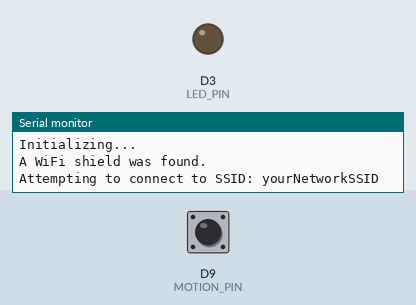
Simulated run of this sketch. Board: Arduino MKR. Parts: output pins drawn as LEDs (lit = HIGH), the last lines printed to the serial monitor. Inputs (shaded band) come from the test bench; at power-on: D9 (MOTION_PIN) HIGH. WiFi joins after 1.5 s; servers stay silent unless stated; web services answer with replies made up by the test bench.

Above: at 0.1 s.
At 11.6 s:
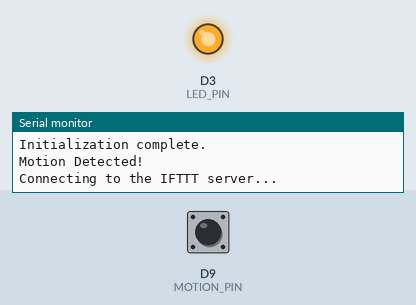
Timing chart, 0 to 13.1 s (numbered marks = the images above):
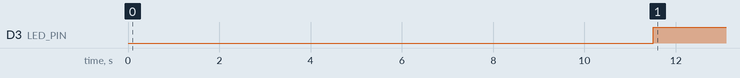

Measured:
- by itself, D3 (LED_PIN): LOW → HIGH at 11.5 s

The sketch:

Snapino_IFTTT.ino
```cpp
// (licence header left out)
/*
  Snapino IFTTT
  Daniel Porrey
  https://www.hackster.io/snapcircuits
*/
#include <SPI.h>
#include <WiFi101.h>

// *** Your network SSID (name)
// ***
char ssid[] = "yourNetworkSSID";

// ***
// *** Your network password (for WPA)
// ***
char pass[] = "yourNetworkPassword";

// ***
// *** IFTTT Web Service Details
// ***
String _iftttServer = "maker.ifttt.com";
String _iftttKey = "yourIFTTTKey";
String _motionEventName = "motion";
String _noMotionEventName = "nomotion";

// ***
// *** Initialize the Ethernet client library
// *** with the IP address and port of the server
// *** that you want to connect to (port 443 is
// *** default for HTTPS).
// ***
WiFiSSLClient client;

// ***
// *** The pin on which the LED is connected.
// ***
#define LED_PIN 3

// ***
// *** The pin on which the LED is connected.
// ***
#define MOTION_PIN 9

// ***
// *** The last state of the motion detector pin.
// ***
int _previousValue = LOW;

// ***
// *** Controls the minimum amount of time the between motion events.
// ***
uint16_t _minimumTimeInSeconds = 30;
uint32_t _lastEventTime = 0;

void setup()
{
  // ***
  // *** Initialize serial and wait for port to open.
  // ***
  Serial.begin(9600);
  Serial.println(F("Initializing..."));

  // ***
  // *** Start with the LED at the minimum value.
  // ***
  pinMode(LED_PIN, OUTPUT);

  // ***
  // *** Initialize the pin the whistle chip
  // *** is conecte dot and set the mode to
  // *** input with a pullup resistor.
  // ***
  pinMode(MOTION_PIN, INPUT);

  // ***
  // *** This call ensures we have a WiFi shield connected. If
  // *** not the call to IFTTT will not be made but the motion
  // *** sensor will still trigger the LED.
  // ***
  checkForWiFi();

  // ***
  // *** Connect to the WiFi network.
  // ***
  connectWiFi();

  // ***
  // *** Report the end ofinitialization
  // *** to the serial port monitor.
  // ***
  Serial.println(F("Initialization complete."));
}

void loop()
{
  // ***
  // *** Check the WiFi connection.
  // ***
  checkWiFiConnection();

  // ***
  // *** Check for incoming data.
  // ***
  displayHttpsResponse();

  // ***
  // *** Check for motion changes.
  // ***
  checkMotion();

  // ***
  // *** Short delay.
  // ***
  delay(250);
}

void checkMotion()
{
  // ***
  // *** Check if enough time has elapsed to allow another
  // *** event to be triggered.
  // ***
  uint32_t elapsedTime = (millis() - _lastEventTime);

  if (_lastEventTime == 0 || elapsedTime > (1000 * _minimumTimeInSeconds))
  {
    // ***
    // *** Read the motion pin.
    // ***
    int value = digitalRead(MOTION_PIN);

    // ***
    // *** Check it against the previous value to see if
    // *** it changed.
    // ***
    if (_previousValue != value)
    {
      if (value == LOW)
      {
        // ***
        // ***
        // ***
        Serial.println("NO Motion Detected.");
        digitalWrite(LED_PIN, LOW);
        iftttTriggerEvent(_iftttServer, _iftttKey, _noMotionEventName);
      }
      else
      {
        // ***
        // ***
        // ***
        Serial.println("Motion Detected!");
        digitalWrite(LED_PIN, HIGH);
        iftttTriggerEvent(_iftttServer, _iftttKey, _motionEventName);
      }

      // ***
      // *** Record the time of the last event.
      // ***
      _lastEventTime = millis();

      // ***
      // ***
      // ***
      _previousValue = value;
    }
  }
}

void checkForWiFi()
{
  // ***
  // *** Check for the presence of the shield.
  // ***
  if (WiFi.status() == WL_NO_SHIELD)
  {
    Serial.println(F("A WiFi shield not present."));
  }
  else
  {
    Serial.println(F("A WiFi shield was found."));
  }
}

void connectWiFi()
{
  int status = WL_IDLE_STATUS;

  if (status != WL_NO_SHIELD)
  {
    // ***
    // *** Attempt to connect to WiFi network.
    // ***
    while (status != WL_CONNECTED)
    {
      Serial.print(F("Attempting to connect to SSID: "));
      Serial.println(ssid);
      status = WiFi.begin(ssid, pass);

      // ***
      // *** Wait 10 seconds for connection.
      // ***
      delay(10000);
    }

    // ***
    // *** If the loop above exits, we are connected.
    // ***
    Serial.println(F("Connected to wifi"));
    printWiFiStatus();
  }
}

// ***
// *** Checks if the WiFi is still connected and
// *** attempts a reconnect if not.
// ***
void checkWiFiConnection()
{
  // ***
  // *** If the client gets disconnected, stop the client
  // *** and try to reconnect.
  // ***
  if (WiFi.status() != WL_NO_SHIELD && WiFi.status() != WL_CONNECTED)
  {
    Serial.println("WiFi disconnected.");

    // ***
    // *** Connect to the WiFi network.
    // ***
    connectWiFi();
  }
}

// ***
// *** Displays the WiFi connection details.
// ***
void printWiFiStatus()
{
  // ***
  // *** Print the SSID of the network you're attached to.
  // ***
  Serial.print(F("SSID: "));
  Serial.println(WiFi.SSID());

  // ***
  // *** Print your WiFi shield's IP address.
  // ***
  IPAddress ip = WiFi.localIP();
  Serial.print(F("IP Address: "));
  Serial.println(ip);

  // ***
  // *** Print the received signal strength.
  // ***
  long rssi = WiFi.RSSI();
  Serial.print(F("Signal strength (RSSI):"));
  Serial.print(rssi);
  Serial.println(F(" dBm"));
}

// ***
// *** Display any data received from IFTTT server.
// ***
void displayHttpsResponse()
{
  if (client.available())
  {
    Serial.println(F("*** Start of HTTPS Response ***"));

    // ***
    // *** If there are incoming bytes available
    // *** from the server, read them and print them.
    // ***
    while (client.available())
    {
      char c = client.read();
      Serial.write(c);
    }

    Serial.println();
    Serial.println(F("*** End of HTTPS Response ***"));
  }
}

// ***
// *** Triggers an event on IFTTT with the given server, key and event name.
// ***
void iftttTriggerEvent(String server, String key, String eventName)
{
  // ***
  // *** Only attempt the call to IFTTT if there is a WiFi sheild
  // *** present and it is connected.
  // ***
  if (WiFi.status() == WL_CONNECTED)
  {
    // ***
    // *** Attempt a connection.
    // ***
    Serial.println(F("Connecting to the IFTTT server..."));

    if (client.connect(server.c_str(), 443))
    {
      Serial.print(F("Using key: '")); Serial.print(key); Serial.println(F("'"));
      String request = "GET /trigger/" + eventName + "/with/key/" + key + " HTTP/1.1";
      Serial.print(F("Request: ")); Serial.println(request);
      client.println(request);
      client.println("Host: " + server);
      client.println("Connection: close");
      client.println();
    }
  }
  else
  {
    Serial.println(F("No WiFi connection; a call to the IFTTT server will not be attempted."));
  }
}
```
